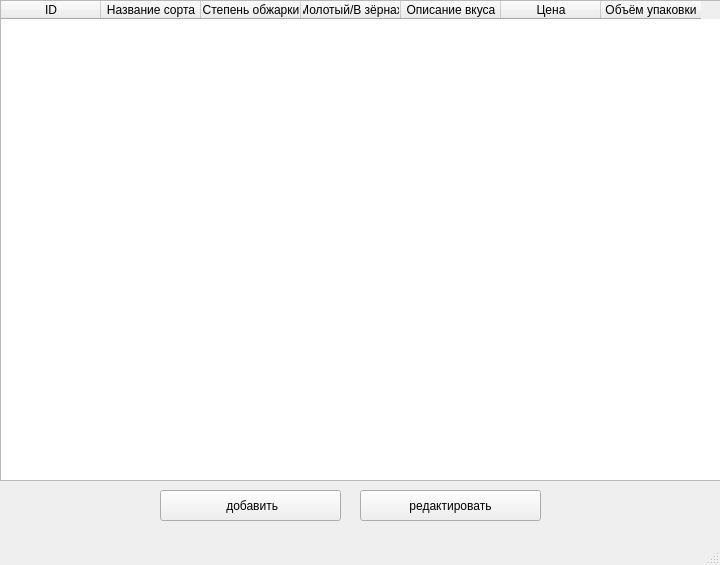
<?xml version="1.0" encoding="UTF-8"?>
<ui version="4.0">
 <class>MainWindow</class>
 <widget class="QMainWindow" name="MainWindow">
  <property name="geometry">
   <rect>
    <x>0</x>
    <y>0</y>
    <width>720</width>
    <height>565</height>
   </rect>
  </property>
  <property name="windowTitle">
   <string>Капучино</string>
  </property>
  <widget class="QWidget" name="centralwidget">
   <widget class="QTableWidget" name="tableWidget">
    <property name="geometry">
     <rect>
      <x>0</x>
      <y>0</y>
      <width>721</width>
      <height>481</height>
     </rect>
    </property>
    <column>
     <property name="text">
      <string>ID</string>
     </property>
    </column>
    <column>
     <property name="text">
      <string>Название сорта</string>
     </property>
    </column>
    <column>
     <property name="text">
      <string>Степень обжарки</string>
     </property>
    </column>
    <column>
     <property name="text">
      <string>Молотый/В зёрнах</string>
     </property>
    </column>
    <column>
     <property name="text">
      <string>Описание вкуса</string>
     </property>
    </column>
    <column>
     <property name="text">
      <string>Цена</string>
     </property>
    </column>
    <column>
     <property name="text">
      <string>Объём упаковки</string>
     </property>
    </column>
   </widget>
   <widget class="QPushButton" name="add">
    <property name="geometry">
     <rect>
      <x>160</x>
      <y>490</y>
      <width>181</width>
      <height>31</height>
     </rect>
    </property>
    <property name="text">
     <string> добавить</string>
    </property>
   </widget>
   <widget class="QPushButton" name="redact">
    <property name="geometry">
     <rect>
      <x>360</x>
      <y>490</y>
      <width>181</width>
      <height>31</height>
     </rect>
    </property>
    <property name="text">
     <string>редактировать</string>
    </property>
   </widget>
  </widget>
  <widget class="QMenuBar" name="menubar">
   <property name="geometry">
    <rect>
     <x>0</x>
     <y>0</y>
     <width>720</width>
     <height>21</height>
    </rect>
   </property>
  </widget>
  <widget class="QStatusBar" name="statusbar"/>
 </widget>
 <resources/>
 <connections/>
</ui>
